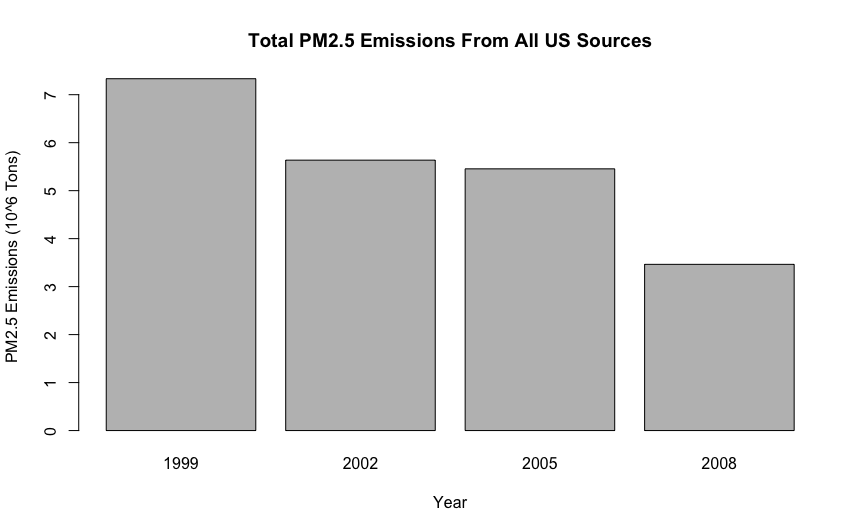

Reproduce this figure in R.
aggTotals <- aggregate(Emissions ~ year,NEI, sum)
barplot(
(aggTotals$Emissions)/10^6,
names.arg=aggTotals$year,
xlab="Year",
ylab="PM2.5 Emissions (10^6 Tons)",
main="Total PM2.5 Emissions From All US Sources"
)
